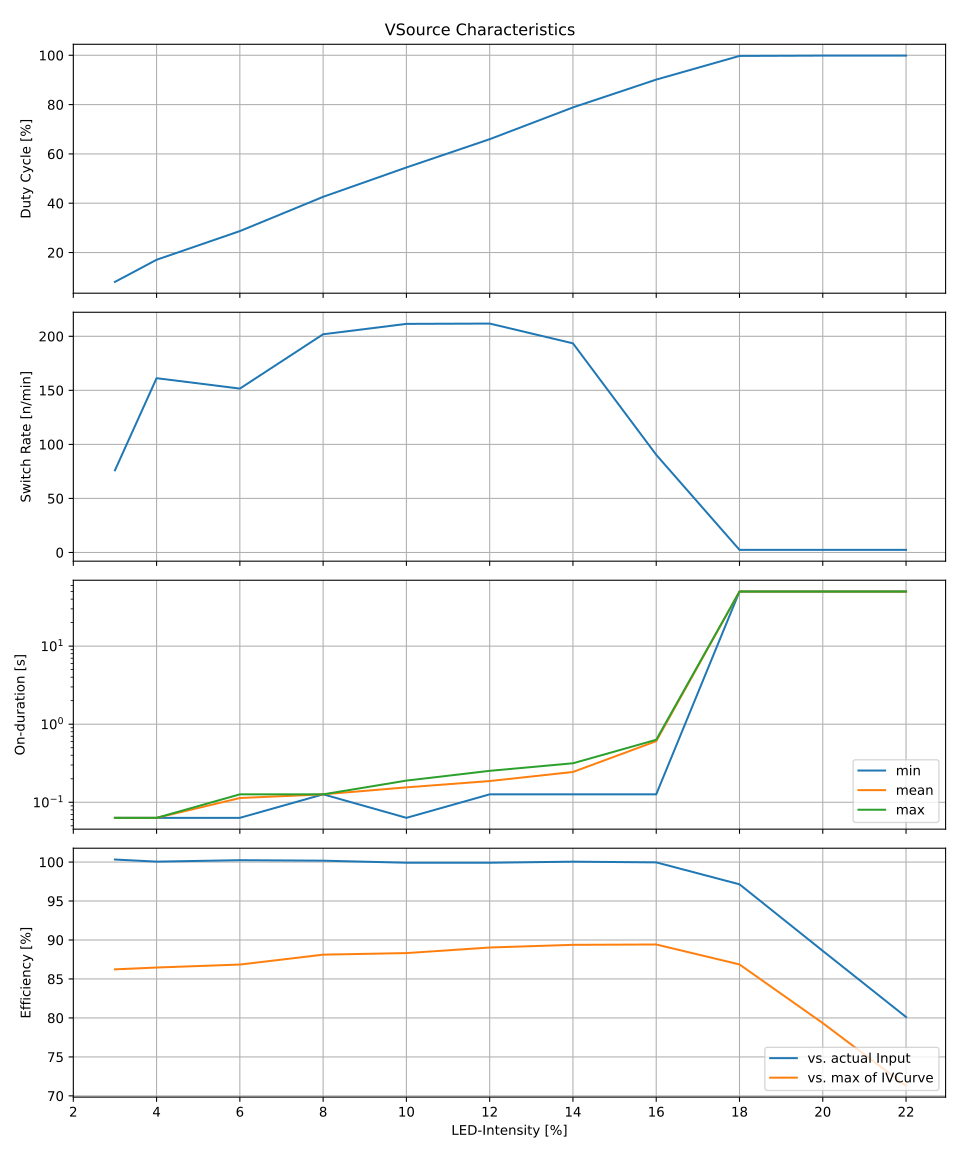

Write the Python code that produced this figure.
from pathlib import Path

import numpy as np
from data_solar import data_paths as solar_paths
from data_solar import get_ivcurve
from matplotlib import pyplot as plt
from shepherd_cfg_bq import cfg_bq25570_eval
from shepherd_core.vsource import ResistiveTarget
from shepherd_sim_vsrc import simulate_source

result_eval: dict = {
    "name": [],
    "intensity": [],
    "duty_on": [],
    "rate_per_min": [],
    "durations_on": [],
    "efficiency1": [],
    "efficiency2": [],
}

target = ResistiveTarget(R_Ohm=1000, controlled=True)
eval_runtime = 50

for name, path in solar_paths.items():
    print(f"now simulating {name}")
    ivcurve = get_ivcurve(name)

    sim_stats = simulate_source(
        path_ivcurve=path,
        target=target,
        config=cfg_bq25570_eval,
        runtime=eval_runtime,
    )

    result_eval["name"].append(name)
    result_eval["intensity"].append(float(name[4:6]))
    result_eval["duty_on"].append(100 * sim_stats["PwrGood"].sum() / len(sim_stats["PwrGood"]))

    # calculate two kinds of efficiency
    P_inp_max = float((ivcurve["Voltage [V]"] * ivcurve["Current [A]"]).max())
    P_inp_mean = float(sim_stats["P_inp"].sum()) / len(sim_stats["P_inp"])
    P_out_mean = float(sim_stats["P_out"].sum()) / len(sim_stats["P_out"])
    try:
        result_eval["efficiency1"].append(100 * P_out_mean / P_inp_mean)
    except ZeroDivisionError:
        result_eval["efficiency1"].append(0)
    result_eval["efficiency2"].append(min(100.0, 100 * P_out_mean / P_inp_max))

    # generate BAT_OK_flank-timestamps
    bat_ok_long = sim_stats["PwrGood"].to_numpy()
    filter_flanks = (bat_ok_long[1:] - bat_ok_long[:-1]) != 0
    bat_ok_short = bat_ok_long[1:]
    bat_ok = bat_ok_short[filter_flanks != 0]

    # get matching TS for bat_ok_short
    timestamps = (sim_stats["time"].to_numpy()[1:])[filter_flanks]
    if timestamps.shape[0] < 2:
        print(f"skipping {name} due to low BAT-OK activity")
        result_eval["rate_per_min"].append(0)
        result_eval["durations_on"].append(0)
        continue
    durations = timestamps[1:] - timestamps[:-1]
    time_total = timestamps[-1] - timestamps[0]
    filter_on = bat_ok == 1
    switches_n = np.sum(filter_on)
    if time_total < 0.5 * eval_runtime:
        print("discarding calculated t_total")
        time_total = eval_runtime
        switches_n += 1  # attempt to include the first and last discarded entries
    result_eval["rate_per_min"].append(switches_n / time_total * 60.0)
    durations_on = durations[filter_on[:-1]]
    if durations_on.shape[0] < 1:
        durations_on = [time_total]
    result_eval["durations_on"].append(durations_on)


fig, axs = plt.subplots(4, 1, sharex="all", figsize=(10, 2 * 6), layout="tight")
fig.suptitle("VSource Characteristics")

axs[0].set_ylabel("Duty Cycle [%]")
axs[0].plot(result_eval["intensity"], result_eval["duty_on"])
# axs[0].legend(["Sim", "Eval"], loc="upper right")

axs[1].set_ylabel("Switch Rate [n/min]")
axs[1].plot(result_eval["intensity"], result_eval["rate_per_min"])

axs[2].set_ylabel("On-duration [s]")
axs[2].plot(result_eval["intensity"], [np.min(_x) for _x in result_eval["durations_on"]])
axs[2].plot(result_eval["intensity"], [np.mean(_x) for _x in result_eval["durations_on"]])
axs[2].plot(result_eval["intensity"], [np.max(_x) for _x in result_eval["durations_on"]])
axs[2].legend(["min", "mean", "max"], loc="lower right")
axs[2].set_yscale("log")

axs[3].set_ylabel("Efficiency [%]")
axs[3].plot(result_eval["intensity"], result_eval["efficiency1"])
axs[3].plot(result_eval["intensity"], result_eval["efficiency2"])
axs[3].legend(["vs. actual Input", "vs. max of IVCurve"], loc="lower right")
axs[3].set_xlabel("LED-Intensity [%]")
axs[3].set_xticks(np.arange(2, 23, 2))

for ax in axs:
    # deactivates offset-creation for ax-ticks
    # ax.get_yaxis().get_major_formatter().set_useOffset(False)
    ax.get_xaxis().get_major_formatter().set_useOffset(False)
    ax.grid(True)

# plt.savefig(Path(__file__).with_suffix(".png"))
plt.savefig(Path(__file__).with_suffix(".svg"))
plt.close(fig)
plt.clf()
